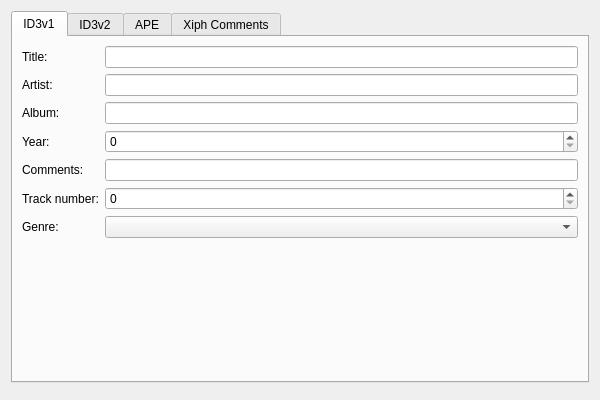
<?xml version="1.0" encoding="UTF-8"?>
<ui version="4.0">
 <class>DialogEditMetadata</class>
 <widget class="QDialog" name="DialogEditMetadata">
  <property name="geometry">
   <rect>
    <x>0</x>
    <y>0</y>
    <width>600</width>
    <height>400</height>
   </rect>
  </property>
  <property name="windowTitle">
   <string>Metadata</string>
  </property>
  <layout class="QVBoxLayout" name="verticalLayout">
   <item>
    <widget class="QTabWidget" name="tabWidget">
     <property name="currentIndex">
      <number>0</number>
     </property>
     <widget class="QWidget" name="tagID3v1">
      <attribute name="title">
       <string>ID3v1</string>
      </attribute>
      <layout class="QFormLayout" name="formLayout">
       <property name="fieldGrowthPolicy">
        <enum>QFormLayout::AllNonFixedFieldsGrow</enum>
       </property>
       <item row="0" column="0">
        <widget class="QLabel" name="lblID3v1Title">
         <property name="text">
          <string>Title:</string>
         </property>
        </widget>
       </item>
       <item row="0" column="1">
        <widget class="QLineEdit" name="editID3v1Title">
         <property name="maxLength">
          <number>30</number>
         </property>
        </widget>
       </item>
       <item row="1" column="0">
        <widget class="QLabel" name="lblID3v1Artist">
         <property name="text">
          <string>Artist:</string>
         </property>
        </widget>
       </item>
       <item row="1" column="1">
        <widget class="QLineEdit" name="editID3v1Artist">
         <property name="maxLength">
          <number>30</number>
         </property>
        </widget>
       </item>
       <item row="2" column="0">
        <widget class="QLabel" name="lblID3v1Album">
         <property name="text">
          <string>Album:</string>
         </property>
        </widget>
       </item>
       <item row="2" column="1">
        <widget class="QLineEdit" name="editID3v1Album">
         <property name="maxLength">
          <number>30</number>
         </property>
        </widget>
       </item>
       <item row="3" column="0">
        <widget class="QLabel" name="lblID3v1Year">
         <property name="text">
          <string>Year:</string>
         </property>
        </widget>
       </item>
       <item row="3" column="1">
        <widget class="QSpinBox" name="editID3v1Year">
         <property name="minimum">
          <number>0</number>
         </property>
         <property name="maximum">
          <number>9999</number>
         </property>
        </widget>
       </item>
       <item row="4" column="0">
        <widget class="QLabel" name="lblID3v1Comments">
         <property name="text">
          <string>Comments:</string>
         </property>
        </widget>
       </item>
       <item row="4" column="1">
        <widget class="QLineEdit" name="editID3v1Comments">
         <property name="maxLength">
          <number>28</number>
         </property>
        </widget>
       </item>
       <item row="5" column="0">
        <widget class="QLabel" name="lblID3v1Track">
         <property name="text">
          <string>Track number:</string>
         </property>
        </widget>
       </item>
       <item row="5" column="1">
        <widget class="QSpinBox" name="editID3v1Track">
         <property name="maximum">
          <number>255</number>
         </property>
        </widget>
       </item>
       <item row="6" column="0">
        <widget class="QLabel" name="lblID3v1Genre">
         <property name="text">
          <string>Genre:</string>
         </property>
        </widget>
       </item>
       <item row="6" column="1">
        <widget class="QComboBox" name="editID3v1Genre">
         <property name="maxCount">
          <number>256</number>
         </property>
         <property name="insertPolicy">
          <enum>QComboBox::NoInsert</enum>
         </property>
        </widget>
       </item>
      </layout>
     </widget>
     <widget class="QWidget" name="tagID3v2">
      <attribute name="title">
       <string>ID3v2</string>
      </attribute>
      <layout class="QVBoxLayout" name="verticalLayout_2">
       <item>
        <widget class="QTabWidget" name="tabWidget_2">
         <property name="currentIndex">
          <number>2</number>
         </property>
         <widget class="QWidget" name="tabText">
          <attribute name="title">
           <string>Text</string>
          </attribute>
          <layout class="QVBoxLayout" name="verticalLayout_3">
           <item>
            <widget class="QTableWidget" name="tableWidget">
             <column>
              <property name="text">
               <string>Key</string>
              </property>
             </column>
             <column>
              <property name="text">
               <string>Value</string>
              </property>
             </column>
            </widget>
           </item>
          </layout>
         </widget>
         <widget class="QWidget" name="tabURL">
          <attribute name="title">
           <string>URL</string>
          </attribute>
          <layout class="QVBoxLayout" name="verticalLayout_6">
           <item>
            <widget class="QTableWidget" name="tableWidget_2">
             <column>
              <property name="text">
               <string>Key</string>
              </property>
             </column>
             <column>
              <property name="text">
               <string>Description</string>
              </property>
             </column>
             <column>
              <property name="text">
               <string>URL</string>
              </property>
             </column>
            </widget>
           </item>
          </layout>
         </widget>
         <widget class="QWidget" name="tabUnsyncLyrics">
          <attribute name="title">
           <string>Unsynchronized lyrics</string>
          </attribute>
          <layout class="QVBoxLayout" name="verticalLayout_5">
           <item>
            <widget class="QTableWidget" name="tableWidget_3">
             <column>
              <property name="text">
               <string>Language</string>
              </property>
             </column>
             <column>
              <property name="text">
               <string>Description</string>
              </property>
             </column>
             <column>
              <property name="text">
               <string>Text</string>
              </property>
             </column>
            </widget>
           </item>
          </layout>
         </widget>
         <widget class="QWidget" name="tabComments">
          <attribute name="title">
           <string>Comments</string>
          </attribute>
          <layout class="QVBoxLayout" name="verticalLayout_4">
           <item>
            <widget class="QTableWidget" name="tableWidget_4">
             <column>
              <property name="text">
               <string>Language</string>
              </property>
             </column>
             <column>
              <property name="text">
               <string>Description</string>
              </property>
             </column>
             <column>
              <property name="text">
               <string>Text</string>
              </property>
             </column>
            </widget>
           </item>
          </layout>
         </widget>
         <widget class="QWidget" name="tabPictures">
          <attribute name="title">
           <string>Pictures</string>
          </attribute>
          <layout class="QGridLayout" name="gridLayout">
           <item row="0" column="0" rowspan="2">
            <widget class="QTableWidget" name="tableWidget_5">
             <column>
              <property name="text">
               <string>Description</string>
              </property>
             </column>
             <column>
              <property name="text">
               <string>Type</string>
              </property>
             </column>
             <column>
              <property name="text">
               <string>Format</string>
              </property>
             </column>
             <column>
              <property name="text">
               <string>Size</string>
              </property>
             </column>
            </widget>
           </item>
           <item row="0" column="1">
            <widget class="QFrame" name="framePicture">
             <property name="minimumSize">
              <size>
               <width>150</width>
               <height>150</height>
              </size>
             </property>
             <property name="maximumSize">
              <size>
               <width>150</width>
               <height>150</height>
              </size>
             </property>
             <property name="frameShape">
              <enum>QFrame::Box</enum>
             </property>
             <property name="frameShadow">
              <enum>QFrame::Raised</enum>
             </property>
            </widget>
           </item>
           <item row="1" column="1">
            <spacer name="verticalSpacer">
             <property name="orientation">
              <enum>Qt::Vertical</enum>
             </property>
             <property name="sizeHint" stdset="0">
              <size>
               <width>20</width>
               <height>40</height>
              </size>
             </property>
            </spacer>
           </item>
          </layout>
         </widget>
         <widget class="QWidget" name="tabPopularimeter">
          <attribute name="title">
           <string>Popularimeter</string>
          </attribute>
         </widget>
         <widget class="QWidget" name="tab_2">
          <attribute name="title">
           <string>Object</string>
          </attribute>
         </widget>
         <widget class="QWidget" name="tabUnknown">
          <attribute name="title">
           <string>Unknown</string>
          </attribute>
         </widget>
         <widget class="QWidget" name="tab_3">
          <attribute name="title">
           <string>Page</string>
          </attribute>
         </widget>
         <widget class="QWidget" name="tab_4">
          <attribute name="title">
           <string>Page</string>
          </attribute>
         </widget>
         <widget class="QWidget" name="tab_5">
          <attribute name="title">
           <string>Page</string>
          </attribute>
         </widget>
        </widget>
       </item>
      </layout>
     </widget>
     <widget class="QWidget" name="tagAPE">
      <attribute name="title">
       <string>APE</string>
      </attribute>
     </widget>
     <widget class="QWidget" name="tagXiph">
      <attribute name="title">
       <string>Xiph Comments</string>
      </attribute>
     </widget>
    </widget>
   </item>
   <item>
    <widget class="QDialogButtonBox" name="buttonBox"/>
   </item>
  </layout>
 </widget>
 <resources/>
 <connections/>
</ui>
